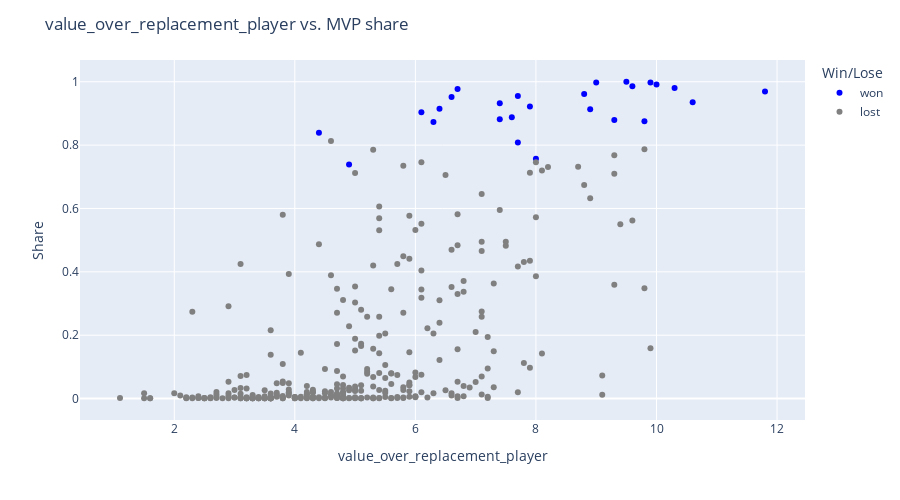
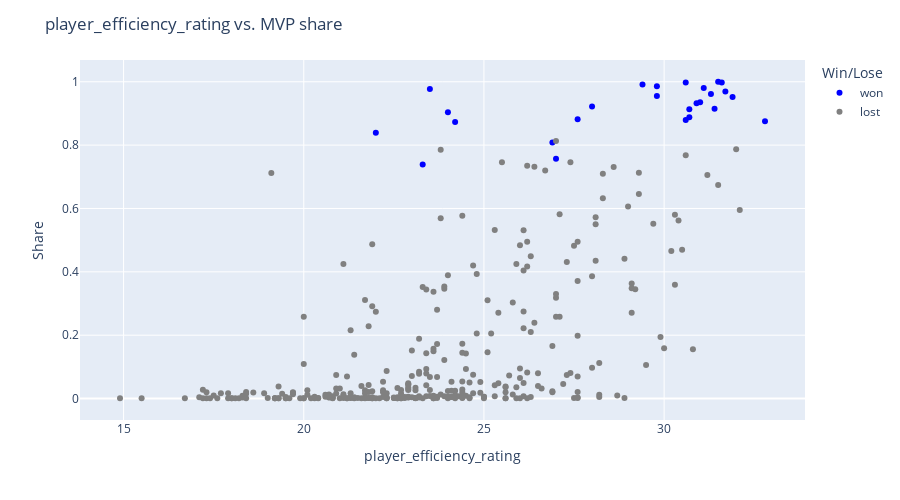
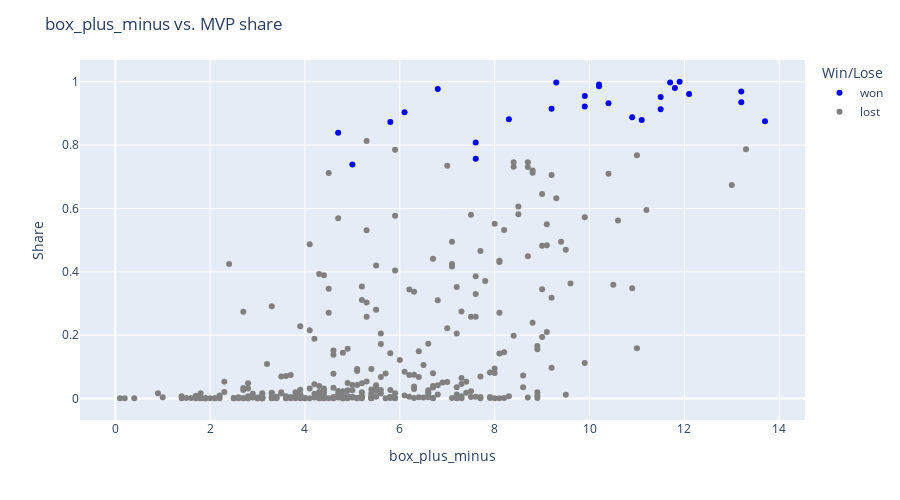
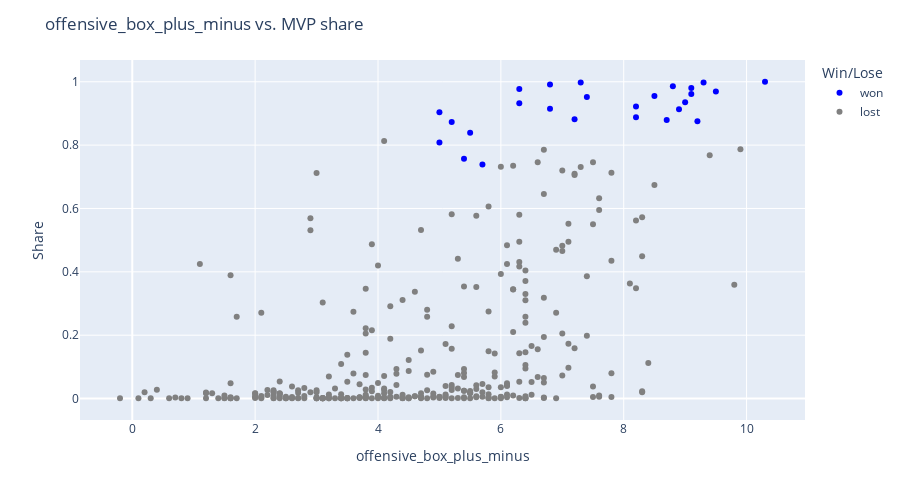

The cell these charts' notebook holds for them, in order:
### Code cell
features = ['value_over_replacement_player', 'player_efficiency_rating','box_plus_minus',
            'offensive_box_plus_minus', 'WS/48','usage_percentage','seed','W','PTS']

master_table_rank = add_win_lose_col(df=master_table)

for feature in features:
    show_feature_vs_share(feature=feature, df=master_table_rank)

### Figure 1 — Plotly figure (JSON) as saved in the notebook; plotly's stock layout.template omitted (floating-point values rounded to 4 significant figures; data arrays with more than 128 entries replaced by an {"elided": "..."} marker saying what was removed)
{"data": [{"customdata": {"elided": "26x6 mixed values"}, "hovertemplate": "value_over_replacement_player=%{x}<br>Share=%{y}<br>Player=%{customdata[1]}<br>year=%{customdata[2]}<br>seed=%{customdata[3]}<br>W/L%=%{customdata[4]}<br>W=%{customdata[5]}<extra></extra>", "legendgroup": "won", "marker": {"color": "blue", "symbol": "circle"}, "mode": "markers", "name": "won", "orientation": "v", "showlegend": true, "type": "scatter", "x": [9.0, 6.1, 8.0, 7.7, 10.0, 4.4, 4.9, 7.4, 6.3, 11.8, 10.3, 6.7, 7.6, 9.9, 9.6, 7.9, 9.5, 9.3, 7.7, 7.4, 6.6, 8.8, 9.8, 6.4, 10.6, 8.9], "xaxis": "x", "y": [0.998, 0.904, 0.757, 0.808, 0.991, 0.839, 0.739, 0.882, 0.873, 0.969, 0.98, 0.977, 0.888, 0.998, 0.986, 0.922, 1.0, 0.879, 0.955, 0.932, 0.952, 0.961, 0.875, 0.915, 0.935, 0.913], "yaxis": "y"}, {"customdata": {"elided": "329x6 mixed values"}, "hovertemplate": "value_over_replacement_player=%{x}<br>Share=%{y}<br>Player=%{customdata[1]}<br>year=%{customdata[2]}<br>seed=%{customdata[3]}<br>W/L%=%{customdata[4]}<br>W=%{customdata[5]}<extra></extra>", "legendgroup": "lost", "marker": {"color": "gray", "symbol": "circle"}, "mode": "markers", "name": "lost", "orientation": "v", "showlegend": true, "type": "scatter", "x": {"elided": "329 float values"}, "xaxis": "x", "y": {"elided": "329 float values"}, "yaxis": "y"}], "layout": {"height": 500, "legend": {"title": {"text": "Win/Lose"}, "tracegroupgap": 0}, "margin": {"t": 60}, "title": {"text": "value_over_replacement_player vs. MVP share"}, "xaxis": {"anchor": "y", "domain": [0, 1], "title": {"text": "value_over_replacement_player"}}, "yaxis": {"anchor": "x", "domain": [0, 1], "title": {"text": "Share"}}}}

### Figure 2 — Plotly figure (JSON) as saved in the notebook; plotly's stock layout.template omitted (floating-point values rounded to 4 significant figures; data arrays with more than 128 entries replaced by an {"elided": "..."} marker saying what was removed)
{"data": [{"customdata": {"elided": "26x6 mixed values"}, "hovertemplate": "player_efficiency_rating=%{x}<br>Share=%{y}<br>Player=%{customdata[1]}<br>year=%{customdata[2]}<br>seed=%{customdata[3]}<br>W/L%=%{customdata[4]}<br>W=%{customdata[5]}<extra></extra>", "legendgroup": "won", "marker": {"color": "blue", "symbol": "circle"}, "mode": "markers", "name": "won", "orientation": "v", "showlegend": true, "type": "scatter", "x": [30.6, 24.0, 27.0, 26.9, 29.4, 22.0, 23.3, 27.6, 24.2, 31.7, 31.1, 23.5, 30.7, 31.6, 29.8, 28.0, 31.5, 30.6, 29.8, 30.9, 31.9, 31.3, 32.8, 31.4, 31.0, 30.7], "xaxis": "x", "y": [0.998, 0.904, 0.757, 0.808, 0.991, 0.839, 0.739, 0.882, 0.873, 0.969, 0.98, 0.977, 0.888, 0.998, 0.986, 0.922, 1.0, 0.879, 0.955, 0.932, 0.952, 0.961, 0.875, 0.915, 0.935, 0.913], "yaxis": "y"}, {"customdata": {"elided": "329x6 mixed values"}, "hovertemplate": "player_efficiency_rating=%{x}<br>Share=%{y}<br>Player=%{customdata[1]}<br>year=%{customdata[2]}<br>seed=%{customdata[3]}<br>W/L%=%{customdata[4]}<br>W=%{customdata[5]}<extra></extra>", "legendgroup": "lost", "marker": {"color": "gray", "symbol": "circle"}, "mode": "markers", "name": "lost", "orientation": "v", "showlegend": true, "type": "scatter", "x": {"elided": "329 float values"}, "xaxis": "x", "y": {"elided": "329 float values"}, "yaxis": "y"}], "layout": {"height": 500, "legend": {"title": {"text": "Win/Lose"}, "tracegroupgap": 0}, "margin": {"t": 60}, "title": {"text": "player_efficiency_rating vs. MVP share"}, "xaxis": {"anchor": "y", "domain": [0, 1], "title": {"text": "player_efficiency_rating"}}, "yaxis": {"anchor": "x", "domain": [0, 1], "title": {"text": "Share"}}}}

### Figure 3 — Plotly figure (JSON) as saved in the notebook; plotly's stock layout.template omitted (floating-point values rounded to 4 significant figures; data arrays with more than 128 entries replaced by an {"elided": "..."} marker saying what was removed)
{"data": [{"customdata": {"elided": "26x6 mixed values"}, "hovertemplate": "box_plus_minus=%{x}<br>Share=%{y}<br>Player=%{customdata[1]}<br>year=%{customdata[2]}<br>seed=%{customdata[3]}<br>W/L%=%{customdata[4]}<br>W=%{customdata[5]}<extra></extra>", "legendgroup": "won", "marker": {"color": "blue", "symbol": "circle"}, "mode": "markers", "name": "won", "orientation": "v", "showlegend": true, "type": "scatter", "x": [9.3, 6.1, 7.6, 7.6, 10.2, 4.7, 5.0, 8.3, 5.8, 13.2, 11.8, 6.8, 10.9, 11.7, 10.2, 9.9, 11.9, 11.1, 9.9, 10.4, 11.5, 12.1, 13.7, 9.2, 13.2, 11.5], "xaxis": "x", "y": [0.998, 0.904, 0.757, 0.808, 0.991, 0.839, 0.739, 0.882, 0.873, 0.969, 0.98, 0.977, 0.888, 0.998, 0.986, 0.922, 1.0, 0.879, 0.955, 0.932, 0.952, 0.961, 0.875, 0.915, 0.935, 0.913], "yaxis": "y"}, {"customdata": {"elided": "329x6 mixed values"}, "hovertemplate": "box_plus_minus=%{x}<br>Share=%{y}<br>Player=%{customdata[1]}<br>year=%{customdata[2]}<br>seed=%{customdata[3]}<br>W/L%=%{customdata[4]}<br>W=%{customdata[5]}<extra></extra>", "legendgroup": "lost", "marker": {"color": "gray", "symbol": "circle"}, "mode": "markers", "name": "lost", "orientation": "v", "showlegend": true, "type": "scatter", "x": {"elided": "329 float values"}, "xaxis": "x", "y": {"elided": "329 float values"}, "yaxis": "y"}], "layout": {"height": 500, "legend": {"title": {"text": "Win/Lose"}, "tracegroupgap": 0}, "margin": {"t": 60}, "title": {"text": "box_plus_minus vs. MVP share"}, "xaxis": {"anchor": "y", "domain": [0, 1], "title": {"text": "box_plus_minus"}}, "yaxis": {"anchor": "x", "domain": [0, 1], "title": {"text": "Share"}}}}

### Figure 4 — Plotly figure (JSON) as saved in the notebook; plotly's stock layout.template omitted (floating-point values rounded to 4 significant figures; data arrays with more than 128 entries replaced by an {"elided": "..."} marker saying what was removed)
{"data": [{"customdata": {"elided": "26x6 mixed values"}, "hovertemplate": "offensive_box_plus_minus=%{x}<br>Share=%{y}<br>Player=%{customdata[1]}<br>year=%{customdata[2]}<br>seed=%{customdata[3]}<br>W/L%=%{customdata[4]}<br>W=%{customdata[5]}<extra></extra>", "legendgroup": "won", "marker": {"color": "blue", "symbol": "circle"}, "mode": "markers", "name": "won", "orientation": "v", "showlegend": true, "type": "scatter", "x": [7.3, 5.0, 5.4, 5.0, 6.8, 5.5, 5.7, 7.2, 5.2, 9.5, 9.1, 6.3, 8.2, 9.3, 8.8, 8.2, 10.3, 8.7, 8.5, 6.3, 7.4, 9.1, 9.2, 6.8, 9.0, 8.9], "xaxis": "x", "y": [0.998, 0.904, 0.757, 0.808, 0.991, 0.839, 0.739, 0.882, 0.873, 0.969, 0.98, 0.977, 0.888, 0.998, 0.986, 0.922, 1.0, 0.879, 0.955, 0.932, 0.952, 0.961, 0.875, 0.915, 0.935, 0.913], "yaxis": "y"}, {"customdata": {"elided": "329x6 mixed values"}, "hovertemplate": "offensive_box_plus_minus=%{x}<br>Share=%{y}<br>Player=%{customdata[1]}<br>year=%{customdata[2]}<br>seed=%{customdata[3]}<br>W/L%=%{customdata[4]}<br>W=%{customdata[5]}<extra></extra>", "legendgroup": "lost", "marker": {"color": "gray", "symbol": "circle"}, "mode": "markers", "name": "lost", "orientation": "v", "showlegend": true, "type": "scatter", "x": {"elided": "329 float values"}, "xaxis": "x", "y": {"elided": "329 float values"}, "yaxis": "y"}], "layout": {"height": 500, "legend": {"title": {"text": "Win/Lose"}, "tracegroupgap": 0}, "margin": {"t": 60}, "title": {"text": "offensive_box_plus_minus vs. MVP share"}, "xaxis": {"anchor": "y", "domain": [0, 1], "title": {"text": "offensive_box_plus_minus"}}, "yaxis": {"anchor": "x", "domain": [0, 1], "title": {"text": "Share"}}}}
